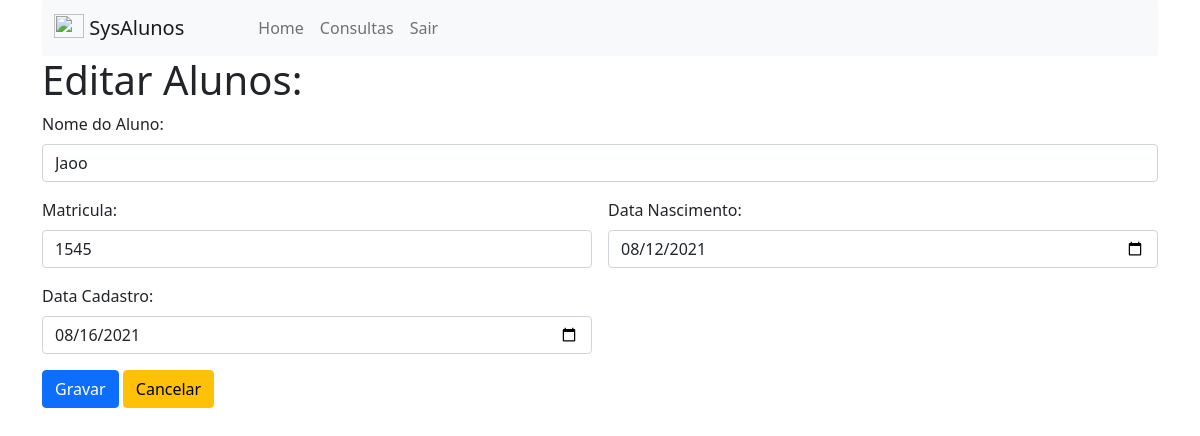
Screenshot of /alunos_edit.php?idAlunos=3 (signed in) with the database file from the repository.
### tables this page shows
CREATE TABLE `alunos` (
  `idalunos` int unsigned NOT NULL AUTO_INCREMENT,
  `matricula` varchar(45) NOT NULL,
  `nome` varchar(100) NOT NULL,
  `dt_nascimento` date NOT NULL,
  `dt_cadastro` date NOT NULL,
  PRIMARY KEY (`idalunos`)
);

### alunos_edit.php (the view, shortened to what this page needs)
<?php
    require_once("conexao.php");
    $tipoAcesso = $_SESSION["tipo_acesso"];
    $idAlunos = $_GET["idAlunos"];
?>
<!DOCTYPE html>
<html lang="pt-br">
<head>
    <link href="css/bootstrap.min.css" rel="stylesheet">
</head>
<body>
    <div class="container">
        <nav class="navbar navbar-expand-lg navbar-light bg-light rounded">
            <div class="container-fluid">
                <a class="navbar-brand" href="#">
                    <img src="img/studentmeets_4873.png" alt="" width="30" height="24" class="d-inline-block align-text-top">
                    SysAlunos
                </a>
            <div class="collapse navbar-collapse" id="navbarSupportedContent">
                    <ul class="navbar-nav me-auto mb-2 mb-lg-0" style="margin-left: 50px;">
                        <li class="nav-item">
                            <a class="nav-link" aria-current="page" href="admin.php">Home</a>
                        </li>
                        <?php
                            $mnuConsultas  = "<li class='nav-item'><a class='nav-link' href='#'>Consultas</a></li>";
                            if($tipoAcesso == 0 || $tipoAcesso == 1){
                                echo $mnuConsultas;
                            }
                        ?>
                        <li class="nav-item">
                            <a class="nav-link" href="logout.php">Sair</a>
                        </li>
                    </ul>
                </div>
            </div>
        </nav>
        <?php
            $NomeAlunos    = "";
            $Matricula     = "";
            $Dt_Nascimento = "";
            $Dt_Cadastro   = "";
            if($idAlunos == 0) {
                echo "<h1>Novo Aluno:</h1>";
            }else{
                echo "<h1>Editar Alunos:</h1>";
                $sql = "SELECT nome, matricula, dt_nascimento, dt_cadastro
                        FROM alunos WHERE idalunos = $idAlunos";
                $resp = mysqli_query($conexao_bd, $sql);
                if($rows=mysqli_fetch_row($resp)){
                    $NomeAlunos     = $rows[0];
                    $Matricula      = $rows[1];
                    $Dt_Nascimento  = $rows[2];
                    $Dt_Cadastro    = $rows[3];
                }
            }
        ?>
        <form class="row g-3" method="post" action="alunos_gravar.php">
            <div class="col-12">
                <label for="txtNome" class="form-label">Nome do Aluno:</label>
                <input type="text" class="form-control" id="txtNome" name="txtNome"
                placeholder="Nome do Aluno" value="<?php echo $NomeAlunos; ?>">
            </div>
            <div class="col-md-6">
                <label for="txtMatricula" class="form-label">Matricula:</label>
                <input type="text" class="form-control" id="txtMatricula" name="txtMatricula"
                placeholder="Nº da Matricula" value="<?php echo $Matricula; ?>">
            </div>
            <div class="col-md-6">
                <label for="txtDtNascimento" class="form-label">Data Nascimento:</label>
                <input type="date" class="form-control" id="txtDtNascimento" name="txtDtNascimento"
                placeholder="Data de Nascimento" value="<?php echo $Dt_Nascimento; ?>">
            </div>
            <div class="col-md-6">
                <label for="txtDtCadastro" class="form-label">Data Cadastro:</label>
                <input type="date" class="form-control" id="txtDtCadastro" name="txtDtCadastro"
                placeholder="Data do Cadastro" value="<?php echo $Dt_Cadastro; ?>">
            </div>
            <div class="col-12">
                <button type="submit" class="btn btn-primary">Gravar</button>
                <a class="btn btn-warning" href="alunos_list.php"
                    role="button">Cancelar</a>
            </div>
        </form>
    </div>
</body>
</html>

### rows the page displays
alunos: txtNome "Jaoo", txtMatricula "1545", txtDtNascimento "08/12/2021", txtDtCadastro "08/16/2021"
